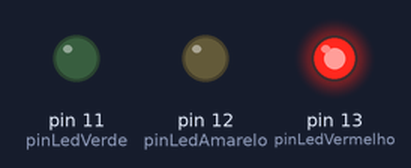
A sketch run on a simulated Arduino Uno, built with avr-gcc and run on an emulated ATmega328P. On the bench: output pins drawn as LEDs (lit = HIGH).

Above: at 2.5 s.
At 6.5 s:
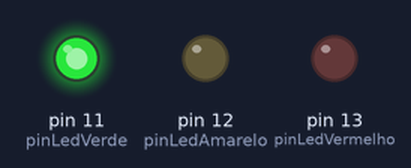
At 9.0 s:
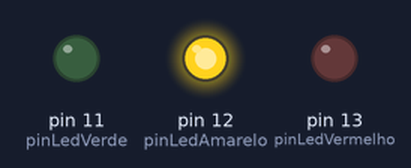
Timing chart, 0 to 13.0 s (numbered marks = the images above):
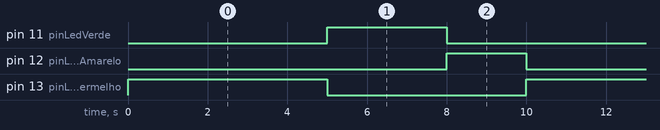

Measured:
- by itself, pin 11 (pinLedVerde): alternates HIGH for 3.0 s and LOW for 7.0 s
- by itself, pin 12 (pinLedAmarelo): alternates HIGH for 2.0 s and LOW for 8.0 s
- by itself, pin 13 (pinLedVermelho): alternates HIGH for 5.0 s and LOW for 5.0 s

The sketch:

aula_33_semaforo_sem_delay1__1_.ino
```cpp
/*
Nome do Arquivo: Semaforo sem delay
Autor:CAH
Data:10/03/2025
Descricao:.....
*/

#define pinLedVermelho 13
#define pinLedAmarelo 12
#define pinLedVerde 11
#define tempoVerde 3000
#define tempoAmarelo 2000
#define tempoVermelho 5000
unsigned long tempoInicial = 0;
char faseSemaforo = 0;

void setup()
{
pinMode (pinLedVermelho, OUTPUT);
pinMode (pinLedVerde, OUTPUT);
pinMode (pinLedAmarelo, OUTPUT);
}
void loop()
{
unsigned long tempoAtual = millis();

if(faseSemaforo == 0)
{
digitalWrite (pinLedVermelho, HIGH);
digitalWrite(pinLedAmarelo, LOW);
digitalWrite(pinLedVerde, LOW);
if (tempoAtual - tempoInicial >= tempoVermelho)
{
faseSemaforo = 1;
tempoInicial = tempoAtual;
  }
}

else if(faseSemaforo == 1)
{
digitalWrite (pinLedVermelho, LOW);
digitalWrite(pinLedAmarelo, LOW);
digitalWrite (pinLedVerde, HIGH);
if (tempoAtual - tempoInicial >= tempoVerde)
{

faseSemaforo = 2;
tempoInicial = tempoAtual;
}
}
else if(faseSemaforo == 2)
{
digitalWrite(pinLedVermelho, LOW);
digitalWrite (pinLedAmarelo, HIGH);
digitalWrite (pinLedVerde, LOW);
if (tempoAtual - tempoInicial >= tempoAmarelo)
{
faseSemaforo = 0;
tempoInicial = tempoAtual;
 }
  }
}
  
```
